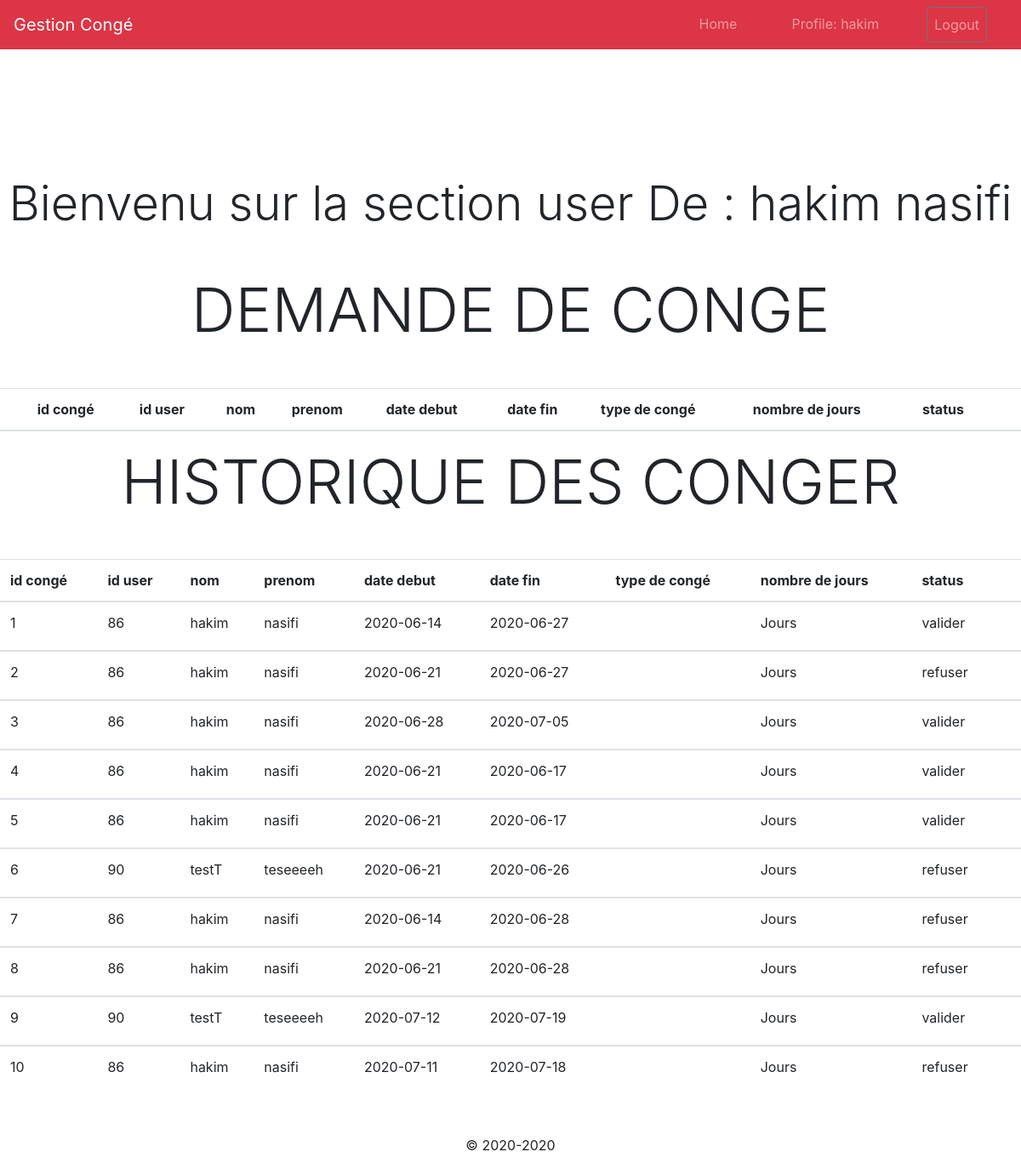
The app's page /public/dirrecteur.php?conger=acocher (signed in) with its own data.
### tables this page shows
CREATE TABLE `demande_conge` (
  `id_conger` int(11) NOT NULL,
  `date_debut` date NOT NULL,
  `date_fin` date NOT NULL,
  `id_user` int(10) UNSIGNED NOT NULL,
  `confirmation` varchar(255) DEFAULT NULL
);

CREATE TABLE `users` (
  `id` int(10) UNSIGNED NOT NULL,
  `login` varchar(150) DEFAULT NULL,
  `password` varchar(150) DEFAULT NULL,
  `adress` varchar(250) DEFAULT NULL,
  `type_user` varchar(250) NOT NULL,
  `CIN` varchar(255) DEFAULT NULL,
  `nom` varchar(255) DEFAULT NULL,
  `prenom` varchar(255) DEFAULT NULL,
  `adress_postal` varchar(255) DEFAULT NULL,
  `tell` int(100) DEFAULT NULL,
  `date_integration` date DEFAULT NULL
);

### docs/demandehtml.php (the view, shortened to what this page needs)
<?php
require_once '../connexion.php';
$reponse = $connexion->query('SELECT * FROM users INNER JOIN demande_conge ON users.id = demande_conge.id_user');
$reponse->execute();
$infos = $reponse->fetchALl(); ?>
<h2 class="display-3 text-center mb-5"> DEMANDE DE CONGE</h2>
<table class="table">
  <thead>
    <tr>
      <th scope="col"></th>
      <th scope="col">id congé</th>
      <th scope="col">id user</th>
      <th scope="col">nom </th>
      <th scope="col">prenom</th>
      <th scope="col">date debut</th>
      <th scope="col">date fin </th>
      <th cope="col">type de congé</th>
      <th cope="col">nombre de jours</th>
      <th scope="col">status</th>
      <th colspan="2"></th>
    </tr>
  </thead>
</table>
<h2 class="display-3 text-center mb-5">HISTORIQUE DES CONGER</h1>
  <table class="table">
    <thead>
      <tr>
        <th scope="col">id congé</th>
        <th scope="col">id user</th>
        <th scope="col">nom </th>
        <th scope="col">prenom</th>
        <th scope="col">date debut</th>
        <th scope="col">date fin </th>
        <th cope="col">type de congé</th>
        <th cope="col">nombre de jours</th>
        <th scope="col">status</th>
        <th colspan="2"></th>
      </tr>
    </thead>
    <?php
    foreach ($infos as $info) :
    ?>
    <tbody>
      <tr>
        <td><label for=""> <?= $info['id_conger'] ?></label><input class="d-none" type="text" name="id_conger"
            value="<?= $info['id_conger'] ?>" id=""></td>
        <td><?= $info['id'] ?></td>
        <td><?= $info['nom'] ?></td>
        <td><?= $info['prenom'] ?></td>
        <td><?= $info['date_debut'] ?></td>
        <td><?= $info['date_fin'] ?></td>
        <td><?= $info['type_conger'] ?></td>
        <td><?= $info['nombre_jours'] ?> Jours</td>
        <td><?= $info['confirmation'] ?></td>
      </tr>
    </tbody>
    <?php
    endforeach;
    ?>
  </table>

### records on screen
demande_conge: id_conger "1", id_user "86", id_user.nom "hakim", id_user.prenom "nasifi", date_debut "2020-06-14", date_fin "2020-06-27", confirmation "valider"
demande_conge: id_conger "2", id_user "86", id_user.nom "hakim", id_user.prenom "nasifi", date_debut "2020-06-21", date_fin "2020-06-27", confirmation "refuser"
demande_conge: id_conger "3", id_user "86", id_user.nom "hakim", id_user.prenom "nasifi", date_debut "2020-06-28", date_fin "2020-07-05", confirmation "valider"
demande_conge: id_conger "4", id_user "86", id_user.nom "hakim", id_user.prenom "nasifi", date_debut "2020-06-21", date_fin "2020-06-17", confirmation "valider"
demande_conge: id_conger "5", id_user "86", id_user.nom "hakim", id_user.prenom "nasifi", date_debut "2020-06-21", date_fin "2020-06-17", confirmation "valider"
demande_conge: id_conger "6", id_user "90", id_user.nom "testT", id_user.prenom "teseeeeh", date_debut "2020-06-21", date_fin "2020-06-26", confirmation "refuser"
demande_conge: id_conger "7", id_user "86", id_user.nom "hakim", id_user.prenom "nasifi", date_debut "2020-06-14", date_fin "2020-06-28", confirmation "refuser"
demande_conge: id_conger "8", id_user "86", id_user.nom "hakim", id_user.prenom "nasifi", date_debut "2020-06-21", date_fin "2020-06-28", confirmation "refuser"
demande_conge: id_conger "9", id_user "90", id_user.nom "testT", id_user.prenom "teseeeeh", date_debut "2020-07-12", date_fin "2020-07-19", confirmation "valider"
demande_conge: id_conger "10", id_user "86", id_user.nom "hakim", id_user.prenom "nasifi", date_debut "2020-07-11", date_fin "2020-07-18", confirmation "refuser"

### other values on screen
$titre "Home"
$_SESSION['nom'] "hakim"
$_SESSION['type_user'] "user"
$_SESSION['prenom'] "nasifi"
